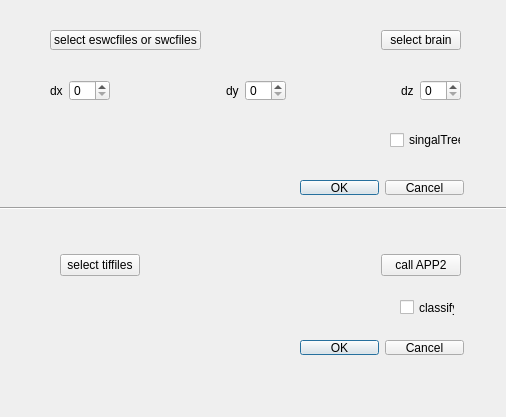
<?xml version="1.0" encoding="UTF-8"?>
<ui version="4.0">
 <class>Hackathon_Demo</class>
 <widget class="QWidget" name="Hackathon_Demo">
  <property name="geometry">
   <rect>
    <x>0</x>
    <y>0</y>
    <width>506</width>
    <height>417</height>
   </rect>
  </property>
  <property name="windowTitle">
   <string>Form</string>
  </property>
  <widget class="Line" name="line">
   <property name="geometry">
    <rect>
     <x>0</x>
     <y>200</y>
     <width>511</width>
     <height>16</height>
    </rect>
   </property>
   <property name="orientation">
    <enum>Qt::Horizontal</enum>
   </property>
  </widget>
  <widget class="QCheckBox" name="checkBox_2">
   <property name="geometry">
    <rect>
     <x>400</x>
     <y>300</y>
     <width>55</width>
     <height>15</height>
    </rect>
   </property>
   <property name="text">
    <string>classify</string>
   </property>
  </widget>
  <widget class="QDialogButtonBox" name="buttonBox">
   <property name="geometry">
    <rect>
     <x>300</x>
     <y>180</y>
     <width>164</width>
     <height>15</height>
    </rect>
   </property>
   <property name="standardButtons">
    <set>QDialogButtonBox::Cancel|QDialogButtonBox::Ok</set>
   </property>
  </widget>
  <widget class="QDialogButtonBox" name="buttonBox_2">
   <property name="geometry">
    <rect>
     <x>300</x>
     <y>340</y>
     <width>164</width>
     <height>15</height>
    </rect>
   </property>
   <property name="standardButtons">
    <set>QDialogButtonBox::Cancel|QDialogButtonBox::Ok</set>
   </property>
  </widget>
  <widget class="QCheckBox" name="checkBox_3">
   <property name="geometry">
    <rect>
     <x>590</x>
     <y>390</y>
     <width>55</width>
     <height>15</height>
    </rect>
   </property>
   <property name="text">
    <string>classify</string>
   </property>
  </widget>
  <widget class="QDialogButtonBox" name="buttonBox_4">
   <property name="geometry">
    <rect>
     <x>490</x>
     <y>430</y>
     <width>164</width>
     <height>15</height>
    </rect>
   </property>
   <property name="standardButtons">
    <set>QDialogButtonBox::Cancel|QDialogButtonBox::Ok</set>
   </property>
  </widget>
  <widget class="QWidget" name="layoutWidget_4">
   <property name="geometry">
    <rect>
     <x>580</x>
     <y>220</y>
     <width>71</width>
     <height>21</height>
    </rect>
   </property>
   <layout class="QHBoxLayout" name="horizontalLayout_8">
    <item>
     <widget class="QCheckBox" name="checkBox_4">
      <property name="text">
       <string>singalTree</string>
      </property>
     </widget>
    </item>
   </layout>
  </widget>
  <widget class="QWidget" name="">
   <property name="geometry">
    <rect>
     <x>60</x>
     <y>250</y>
     <width>401</width>
     <height>31</height>
    </rect>
   </property>
   <layout class="QHBoxLayout" name="horizontalLayout_3">
    <item>
     <widget class="QPushButton" name="pushButton_4">
      <property name="text">
       <string>select tiffiles</string>
      </property>
     </widget>
    </item>
    <item>
     <spacer name="horizontalSpacer_4">
      <property name="orientation">
       <enum>Qt::Horizontal</enum>
      </property>
      <property name="sizeHint" stdset="0">
       <size>
        <width>40</width>
        <height>20</height>
       </size>
      </property>
     </spacer>
    </item>
    <item>
     <widget class="QPushButton" name="pushButton_5">
      <property name="text">
       <string>call APP2</string>
      </property>
     </widget>
    </item>
   </layout>
  </widget>
  <widget class="QWidget" name="">
   <property name="geometry">
    <rect>
     <x>50</x>
     <y>30</y>
     <width>411</width>
     <height>20</height>
    </rect>
   </property>
   <layout class="QHBoxLayout" name="horizontalLayout">
    <item>
     <widget class="QPushButton" name="pushButton">
      <property name="text">
       <string>select eswcfiles or swcfiles</string>
      </property>
     </widget>
    </item>
    <item>
     <spacer name="horizontalSpacer_5">
      <property name="orientation">
       <enum>Qt::Horizontal</enum>
      </property>
      <property name="sizeHint" stdset="0">
       <size>
        <width>40</width>
        <height>20</height>
       </size>
      </property>
     </spacer>
    </item>
    <item>
     <widget class="QPushButton" name="pushButton_2">
      <property name="text">
       <string>select brain</string>
      </property>
     </widget>
    </item>
   </layout>
  </widget>
  <widget class="QWidget" name="">
   <property name="geometry">
    <rect>
     <x>390</x>
     <y>130</y>
     <width>71</width>
     <height>21</height>
    </rect>
   </property>
   <layout class="QHBoxLayout" name="horizontalLayout_4">
    <item>
     <widget class="QCheckBox" name="checkBox">
      <property name="text">
       <string>singalTree</string>
      </property>
     </widget>
    </item>
   </layout>
  </widget>
  <widget class="QWidget" name="">
   <property name="geometry">
    <rect>
     <x>50</x>
     <y>80</y>
     <width>411</width>
     <height>21</height>
    </rect>
   </property>
   <layout class="QHBoxLayout" name="horizontalLayout_2">
    <item>
     <widget class="QLabel" name="label">
      <property name="text">
       <string>dx</string>
      </property>
     </widget>
    </item>
    <item>
     <widget class="QSpinBox" name="spinBox"/>
    </item>
    <item>
     <spacer name="horizontalSpacer_2">
      <property name="orientation">
       <enum>Qt::Horizontal</enum>
      </property>
      <property name="sizeHint" stdset="0">
       <size>
        <width>40</width>
        <height>20</height>
       </size>
      </property>
     </spacer>
    </item>
    <item>
     <widget class="QLabel" name="label_2">
      <property name="text">
       <string>dy</string>
      </property>
     </widget>
    </item>
    <item>
     <widget class="QSpinBox" name="spinBox_3"/>
    </item>
    <item>
     <spacer name="horizontalSpacer_3">
      <property name="orientation">
       <enum>Qt::Horizontal</enum>
      </property>
      <property name="sizeHint" stdset="0">
       <size>
        <width>40</width>
        <height>20</height>
       </size>
      </property>
     </spacer>
    </item>
    <item>
     <widget class="QLabel" name="label_3">
      <property name="text">
       <string>dz</string>
      </property>
     </widget>
    </item>
    <item>
     <widget class="QSpinBox" name="spinBox_2"/>
    </item>
   </layout>
  </widget>
 </widget>
 <resources/>
 <connections/>
</ui>
